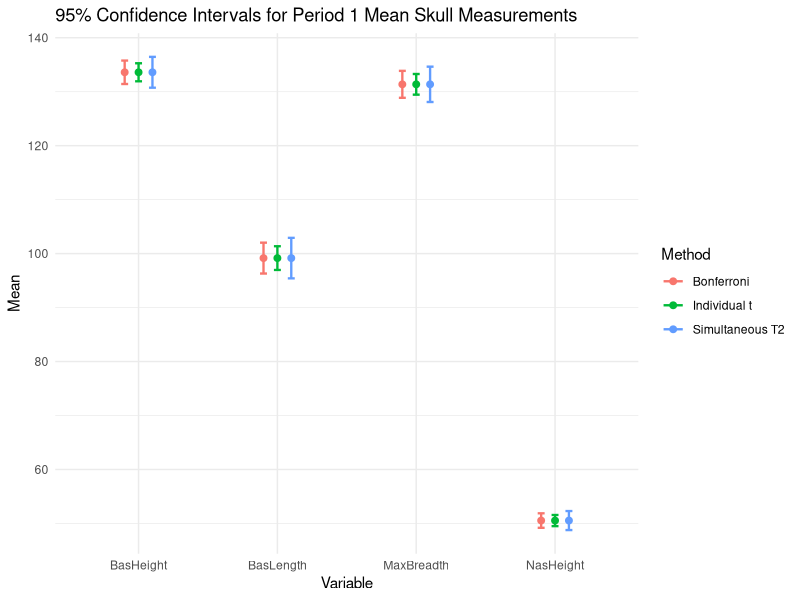

This figure's R source:
## ---- chunk 1
library(dplyr)
library(tidyr)
library(ggplot2)
library(knitr)
## ---- chunk 2
datRaw = read.csv("CA1.csv")
dat = datRaw %>% filter(TimePeriod == 1) %>% select(-5)
n = nrow(dat)
p = ncol(dat)
alpha = 0.05
xbar = colMeans(dat)
S = var(dat)

# One at a time intervals
tStat = qt(1 - (alpha / 2) , n - 1)
indiv_Upper = xbar + tStat * sqrt(diag(S) / n)
indiv_Lower = xbar - tStat * sqrt(diag(S) / n)

indiv_CI = data.frame(
  Lower = round(indiv_Lower, 3),
  Upper = round(indiv_Upper, 3)
)
#View(indiv_CI)

# Simultaneuos
c2 = ((n - 1) * p) / (n - p) * qf((1 - alpha), p, n - p)
simul_lower = xbar - sqrt(c2) * sqrt(diag(S) / n)
simul_upper = xbar + sqrt(c2) * sqrt(diag(S) / n)

simul_CI = data.frame(
  Lower = round(simul_lower, 3),
  Upper = round(simul_upper, 3)
)
#View(simul_CI)

# Bonferonni
tcrit = qt(1 - alpha / (2 * p), n - 1)

bon_lower = xbar - tcrit * sqrt(diag(S) / n)
bon_upper = xbar + tcrit * sqrt(diag(S) / n)

bon_CI <- data.frame(
  Lower = round(bon_lower, 3),
  Upper = round(bon_upper, 3)
)
#View(bon_CI)

ci_plot = bind_rows(
  indiv_CI %>%
    mutate(Variable = names(xbar), Method = "Individual t", Mean = xbar),
  simul_CI %>%
    mutate(Variable = names(xbar), Method = "Simultaneous T2", Mean = xbar),
  bon_CI %>%
    mutate(Variable = names(xbar), Method = "Bonferroni", Mean = xbar)
)

ggplot(ci_plot, aes(x = Variable, y = Mean, colour = Method)) +
  geom_point(position = position_dodge(width = 0.3), size = 2) +
  geom_errorbar(
    aes(ymin = Lower, ymax = Upper),
    position = position_dodge(width = 0.3),
    width = 0.15,
    linewidth = 0.8
  ) +
  labs(
    title = "95% Confidence Intervals for Period 1 Mean Skull Measurements",
    x = "Variable",
    y = "Mean"
  ) +
  theme_minimal()

ci_table = data.frame(
  Variable = names(xbar),
  Indiv_Lower = indiv_CI$Lower,
  Indiv_Upper = indiv_CI$Upper,
  Simul_Lower = simul_CI$Lower,
  Simul_Upper = simul_CI$Upper,
  Bon_Lower = bon_CI$Lower,
  Bon_Upper = bon_CI$Upper
)

kable(
  ci_table,
  digits = 3,
  caption = "95% confidence intervals for the period 1 mean skull measurements."
)
## ---- chunk 3
diet = read.csv("CA5.txt")
n = nrow(diet)
p = ncol(diet)

xbar = colMeans(diet)
S = var(diet)

C = rbind(
  c(1, -1, 0, 0, 0),
  c(1, 0, -1, 0, 0),
  c(1, 0, 0, -1, 0),
  c(1, 0, 0, 0, -1)
)

Cxbar = C %*% xbar
CS = C %*% S %*% t(C)
q = ncol(C)

T2 = n*t(Cxbar) %*% solve(CS) %*% (Cxbar)
pval = 1 - pf(T2*(n-q+1)/((n-1)*(q-1)), q-1, n-q+1)

results_table = data.frame(
  Statistic = c("Hotelling's T2", "p-value"),
  Value = c(T2, pval)
)

kable(
  results_table,
  digits = 4,
  caption = "Test statistic and pvalue"
)
